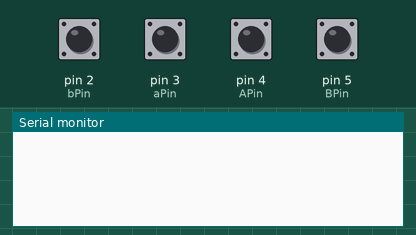
This sketch was run on a simulated Arduino Uno, built with avr-gcc and run on an emulated ATmega328P. Shown: the last lines printed to the serial monitor. The inputs (shaded band) are chosen by the test bench; at power-on: pin 2 (bPin), pin 3 (aPin), pin 4 (APin), pin 5 (BPin) HIGH.

Above: at 1.2 s.
1.3 s: pin 2 (bPin) pulled LOW for 0.15 s
At 2.6 s:
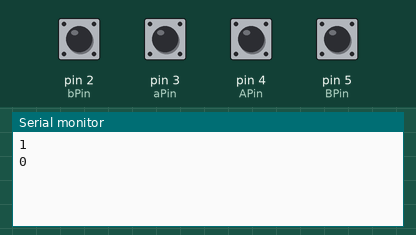
2.9 s: pin 3 (aPin) pulled LOW for 0.15 s
At 3.9 s:
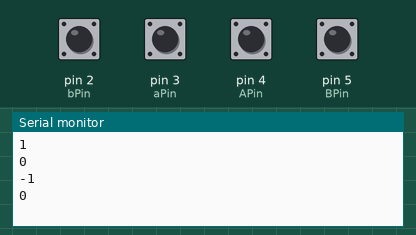
Timing chart, 0 to 5.9 s (numbered marks = the images above; inputs shaded):
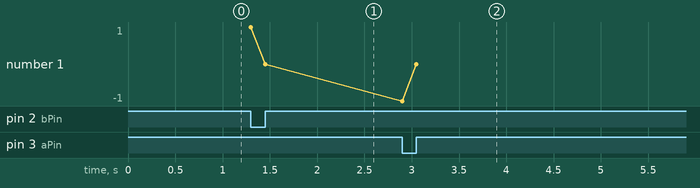

The sketch:

TEST_Freq_selector.ino
```cpp
const int aPin = 3;
const int bPin = 2;
const int APin = 4;
const int BPin = 5;

int enc1Last = 0;
int enc1Pos = 0;
int enc2Last = 0;
int enc2Pos = 0;

void setup() {
    Serial.begin(9600);
    pinMode(aPin, INPUT_PULLUP);
    pinMode(bPin, INPUT_PULLUP);
    pinMode(APin, INPUT_PULLUP);
    pinMode(BPin, INPUT_PULLUP);
}

void loop() {
    // Encoder 1
    int enc1Val = digitalRead(aPin);
    int enc1Val2 = digitalRead(bPin);
    int enc1Current = (enc1Val << 1) | enc1Val2;

    if (enc1Current != enc1Last) {
        if ((enc1Last == 0b00 && enc1Current == 0b01) ||
            (enc1Last == 0b01 && enc1Current == 0b11) ||
            (enc1Last == 0b11 && enc1Current == 0b10) ||
            (enc1Last == 0b10 && enc1Current == 0b00)) {
            enc1Pos++;
            Serial.println(enc1Pos);
        } else if ((enc1Last == 0b00 && enc1Current == 0b10) ||
                   (enc1Last == 0b10 && enc1Current == 0b11) ||
                   (enc1Last == 0b11 && enc1Current == 0b01) ||
                   (enc1Last == 0b01 && enc1Current == 0b00)) {
            enc1Pos--;
            Serial.println(enc1Pos);
        }
    }
    enc1Last = enc1Current;

    // Encoder 2
    int enc2Val = digitalRead(APin);
    int enc2Val2 = digitalRead(BPin);
    int enc2Current = (enc2Val << 1) | enc2Val2;

    if (enc2Current != enc2Last) {
        if ((enc2Last == 0b00 && enc2Current == 0b01) ||
            (enc2Last == 0b01 && enc2Current == 0b11) ||
            (enc2Last == 0b11 && enc2Current == 0b10) ||
            (enc2Last == 0b10 && enc2Current == 0b00)) {
            enc2Pos++;
            Serial.println(enc2Pos);
        } else if ((enc2Last == 0b00 && enc2Current == 0b10) ||
                   (enc2Last == 0b10 && enc2Current == 0b11) ||
                   (enc2Last == 0b11 && enc2Current == 0b01) ||
                   (enc2Last == 0b01 && enc2Current == 0b00)) {
            enc2Pos--;
            Serial.println(enc2Pos);
        }
    }
    enc2Last = enc2Current;
}
```

Measured:
- after the input at 1.3 s, the serial monitor: prints a new line at once (image 1)
- after the input at 2.9 s, the serial monitor: prints a new line at once (image 2)
